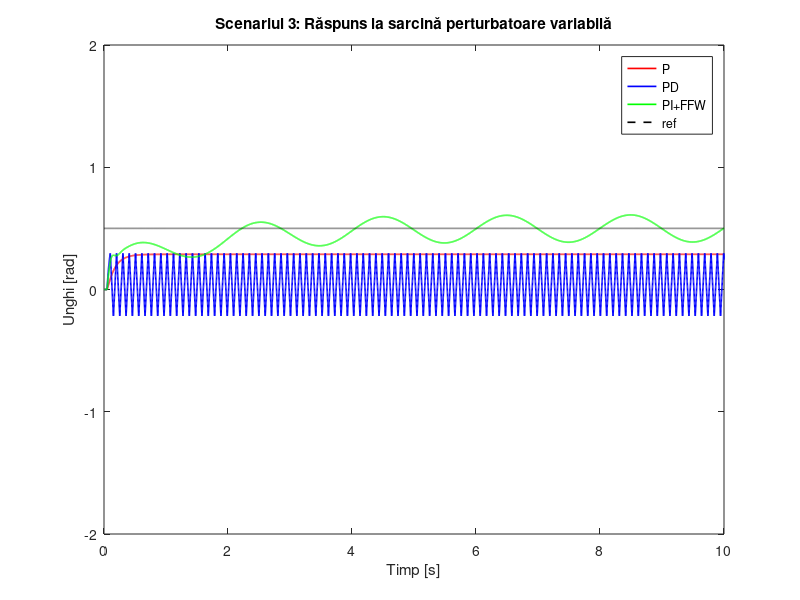

This chart was generated by the following MATLAB code:
clear; clc;

%% Timp de simulare
dt = 0.001;
t_final = 10;
t = 0:dt:t_final;
N = length(t);

%% Parametrii sistemului
K = 14;
b = 0.4;
c = 1;
delay = 0.05;
delay_samples = round(delay / dt);

%% Referință constantă
ref = 0.5 * ones(1, N);  % 0.5 rad constant

%% Sarcină perturbatoare variabilă
tau_disturbance = 5*sin(2*pi*0.5*t);

%% Inițializări
theta_P = zeros(1, N); theta_dot_P = zeros(1, N); u_P = zeros(1, N);
theta_PD = zeros(1, N); theta_dot_PD = zeros(1, N); u_PD = zeros(1, N);
theta_PI = zeros(1, N); theta_dot_PI = zeros(1, N); u_PI = zeros(1, N);
integral_error = 0;

%% Parametrii controlere
Kp_P = 1.9;

Kp_PD = 1.3;
Kd_PD = 0.7;

Kp_PI = 0.9;
Ki_PI = 1.5;
Kff = 0.05;  % Feedforward slab

%% Simulare
for i = 2:N
    %% --- P
    error_P = ref(i-1) - theta_P(i-1);
    u_P(i) = Kp_P * error_P;
    u_delayed = u_P(max(i - delay_samples, 1));
    theta_dot = Kp_P * (u_delayed - b*theta_P(i-1) - c*theta_P(i-1));
    theta_dot = max(min(theta_dot, 10), -10);
    theta_dot_P(i) = theta_dot;
    theta_P(i) = theta_P(i-1) + theta_dot*dt;
    theta_P(i) = max(min(theta_P(i), 2), -2);

    %% --- PD
    error_PD = ref(i-1) - theta_PD(i-1);
    if i >= 3
    error_dot = (error_PD - (ref(i-2) - theta_PD(i-2))) / dt;
else
    error_dot = 0;
end

    u_PD(i) = Kp_PD * error_PD + Kd_PD * error_dot;
    u_delayed = u_PD(max(i - delay_samples, 1));
    theta_dot = K * (u_delayed - b*theta_PD(i-1) - c*theta_PD(i-1));
    theta_dot = max(min(theta_dot, 10), -10);
    theta_dot_PD(i) = theta_dot;
    theta_PD(i) = theta_PD(i-1) + theta_dot*dt;
    theta_PD(i) = max(min(theta_PD(i), 2), -2);

    %% --- PI + FFW
    error_PI = ref(i-1) - theta_PI(i-1);
    integral_error = integral_error + error_PI * dt;
    integral_error = max(min(integral_error, 2), -2);  % protecție

    u_total = Kp_PI * error_PI + Ki_PI * integral_error;
    u_total = u_total + Kff * tau_disturbance(i);  % feedforward
    u_PI(i) = u_total;

    u_delayed = u_PI(max(i - delay_samples, 1));
    theta_dot = K * (u_delayed - b*theta_PI(i-1) - c*theta_PI(i-1));
    theta_dot = max(min(theta_dot, 10), -10);
    theta_dot_PI(i) = theta_dot;
    theta_PI(i) = theta_PI(i-1) + theta_dot*dt;
    theta_PI(i) = max(min(theta_PI(i), 2), -2);
end

%% Plot comparativ
figure;
plot(t, theta_P, 'r', 'LineWidth', 1.2); hold on;
plot(t, theta_PD, 'b', 'LineWidth', 1.2);
plot(t, theta_PI, 'g', 'LineWidth', 1.2);
plot(t, ref, 'k--', 'LineWidth', 1.2);  % referință
xlabel('Timp [s]'); ylabel('Unghi [rad]');
title('Scenariul 3: Răspuns la sarcină perturbatoare variabilă');
legend('P', 'PD', 'PI+FFW', 'ref', 'Location', 'best');
ylim([-2 2]);

%% Tabel comparativ (eroare medie absolută)
err_P = mean(abs(ref - theta_P));
err_PD = mean(abs(ref - theta_PD));
err_PI = mean(abs(ref - theta_PI));
fprintf('\nEroare medie absolută [rad]:\n');
fprintf(' P       : %.4f\n', err_P);
fprintf(' PD      : %.4f\n', err_PD);
fprintf(' PI+FFW  : %.4f\n', err_PI);
